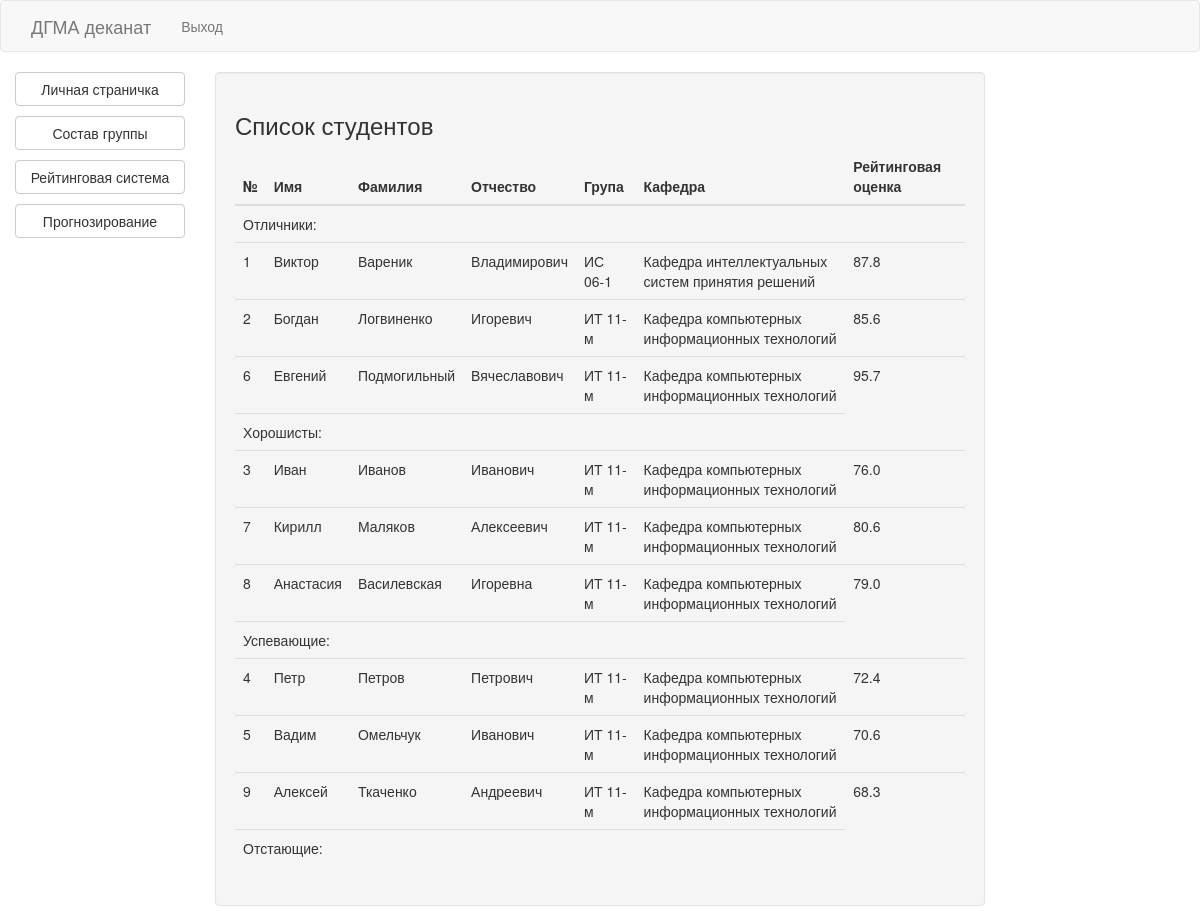
Screenshot of /student/all (signed in) with the database file from the repository.
### models/student.py (models this page shows, shortened)
class Student(db.Model):
    id = db.Column(db.Integer, primary_key=True, autoincrement=True)
    user_id = db.Column(db.Integer, ForeignKey('user.id'))
    user = relationship("User")
    group_id = db.Column(db.Integer, ForeignKey('group.id'))
    group = relationship("Group")
    photo = db.Column(db.String(100))
    receipt_trimester_id = db.Column(db.Integer, ForeignKey('trimester.id'))
    receipt_trimester = relationship("Trimester")
    marks = relationship("StudentSubjectMark", back_populates='student')
    def get_avg_mark(self):
        marks = StudentSubjectMark.query.filter_by(student_id=self.id).all()
        if len(marks) == 0:
            return 0
        return sum([m.mark for m in marks]) / len(marks)

### models/user.py (models this page shows, shortened)
class User(db.Model):
    id = db.Column(db.Integer, primary_key=True, autoincrement=True)
    name = db.Column(db.String(50))
    second_name = db.Column(db.String(50))
    middle_name = db.Column(db.String(50))
    password = db.Column(db.String(50))
    email = db.Column(db.String(50), unique=True, index=True)
    birthday = db.Column(db.Date)

### models/group.py (models this page shows, shortened)
class Group(db.Model):
    id = db.Column(db.Integer, primary_key=True, autoincrement=True)
    name = db.Column(db.String(40))
    cathedra_id = db.Column(db.Integer, ForeignKey('cathedra.id'))
    cathedra = relationship("Cathedra")
    students = relationship("Student", back_populates="group")

### models/cathedra.py (models this page shows, shortened)
class Cathedra(db.Model):
    id = db.Column(db.Integer, primary_key=True, autoincrement=True)
    name = db.Column(db.String(50))
    short_name = db.Column(db.String(15))
    image = db.Column(db.String(100))
    facility_id = db.Column(db.Integer, ForeignKey('facility.id'))
    facility = relationship('Facility')

### models/student_subject_mark.py (models this page shows, shortened)
class StudentSubjectMark(db.Model):
    id = db.Column(db.Integer, primary_key=True, autoincrement=True)
    student_id = db.Column(db.Integer, ForeignKey('student.id'))
    student = relationship("Student")
    subject_id = db.Column(db.Integer, ForeignKey('subject.id'))
    subject = relationship("Subject")
    mark = db.Column(db.Integer)
    date = db.Column(db.Date)

### blueprints/student.py (the view)
@student.route('/student/all')
def all():
    students = Student.query.all()
    return render_template('student/list/list.html', students=students, student=current_user)

### blueprints/site.py (called while the page is built)
@login_manager.user_loader
def load_user(id):
    return User.query.get(int(id))

### templates/student/list/list.html (shortened to what this page needs)
{% extends 'student_layout.html' %}
{% block student_content %}
    <div class="container-fluid">
        <h3>Список студентов</h3>
        <table class="table">
            <thead>
            <tr>
                <th>№</th>
                <th>Имя</th>
                <th>Фамилия</th>
                <th>Отчество</th>
                <th>Група</th>
                <th>Кафедра</th>
                <th>Рейтинговая оценка</th>
            </tr>
            </thead>
            <tbody>
            <tr>
                <td colspan="6">Отличники:</td>
            </tr>
            {% for student in students %}
                {% if 100 >= student.get_avg_mark() > 85 %}
                    <tr>
                        <td>{{ loop.index }}</td>
                        <td>{{ student.user.name }}</td>
                        <td>{{ student.user.second_name }}</td>
                        <td>{{ student.user.middle_name }}</td>
                        <td>{{ student.group.name }}</td>
                        <td>{{ student.group.cathedra.name }}</td>
                        <td>{{ student.get_avg_mark()|round(1, 'floor') }}</td>
                    </tr>
                {% endif %}
            {% endfor %}
            <tr>
                <td colspan="6">Хорошисты:</td>
            </tr>
            {% for student in students %}
                {% if 85 >= student.get_avg_mark() > 75 %}
                    <tr>
                        <td>{{ loop.index }}</td>
                        <td>{{ student.user.name }}</td>
                        <td>{{ student.user.second_name }}</td>
                        <td>{{ student.user.middle_name }}</td>
                        <td>{{ student.group.name }}</td>
                        <td>{{ student.group.cathedra.name }}</td>
                        <td>{{ student.get_avg_mark()|round(1, 'floor') }}</td>
                    </tr>
                {% endif %}
            {% endfor %}
            <tr>
                <td colspan="6">Успевающие:</td>
            </tr>
            {% for student in students %}
                {% if 75 >= student.get_avg_mark() > 55 %}
                    <tr>
                        <td>{{ loop.index }}</td>
                        <td>{{ student.user.name }}</td>
                        <td>{{ student.user.second_name }}</td>
                        <td>{{ student.user.middle_name }}</td>
                        <td>{{ student.group.name }}</td>
                        <td>{{ student.group.cathedra.name }}</td>
                        <td>{{ student.get_avg_mark()|round(1, 'floor') }}</td>
                    </tr>
                {% endif %}
            {% endfor %}
            <tr>
                <td colspan="6">Отстающие:</td>
            </tr>
            </tbody>
        </table>
    </div>
{% endblock %}

### rows the page displays
Student: user.name "Виктор", user.second_name "Вареник", user.middle_name "Владимирович", group.name "ИС 06-1", group.cathedra.name "Кафедра интеллектуальных систем принятия решений", get_avg_mark "87.8"
Student: user.name "Богдан", user.second_name "Логвиненко", user.middle_name "Игоревич", group.name "ИТ 11-м", group.cathedra.name "Кафедра компьютерных информационных технологий", get_avg_mark "85.6"
Student: user.name "Евгений", user.second_name "Подмогильный", user.middle_name "Вячеславович", group.name "ИТ 11-м", group.cathedra.name "Кафедра компьютерных информационных технологий", get_avg_mark "95.7"
Student: user.name "Иван", user.second_name "Иванов", user.middle_name "Иванович", group.name "ИТ 11-м", group.cathedra.name "Кафедра компьютерных информационных технологий", get_avg_mark "76.0"
Student: user.name "Кирилл", user.second_name "Маляков", user.middle_name "Алексеевич", group.name "ИТ 11-м", group.cathedra.name "Кафедра компьютерных информационных технологий", get_avg_mark "80.6"
Student: user.name "Анастасия", user.second_name "Василевская", user.middle_name "Игоревна", group.name "ИТ 11-м", group.cathedra.name "Кафедра компьютерных информационных технологий", get_avg_mark "79.0"
Student: user.name "Петр", user.second_name "Петров", user.middle_name "Петрович", group.name "ИТ 11-м", group.cathedra.name "Кафедра компьютерных информационных технологий", get_avg_mark "72.4"
Student: user.name "Вадим", user.second_name "Омельчук", user.middle_name "Иванович", group.name "ИТ 11-м", group.cathedra.name "Кафедра компьютерных информационных технологий", get_avg_mark "70.6"
Student: user.name "Алексей", user.second_name "Ткаченко", user.middle_name "Андреевич", group.name "ИТ 11-м", group.cathedra.name "Кафедра компьютерных информационных технологий", get_avg_mark "68.3"
